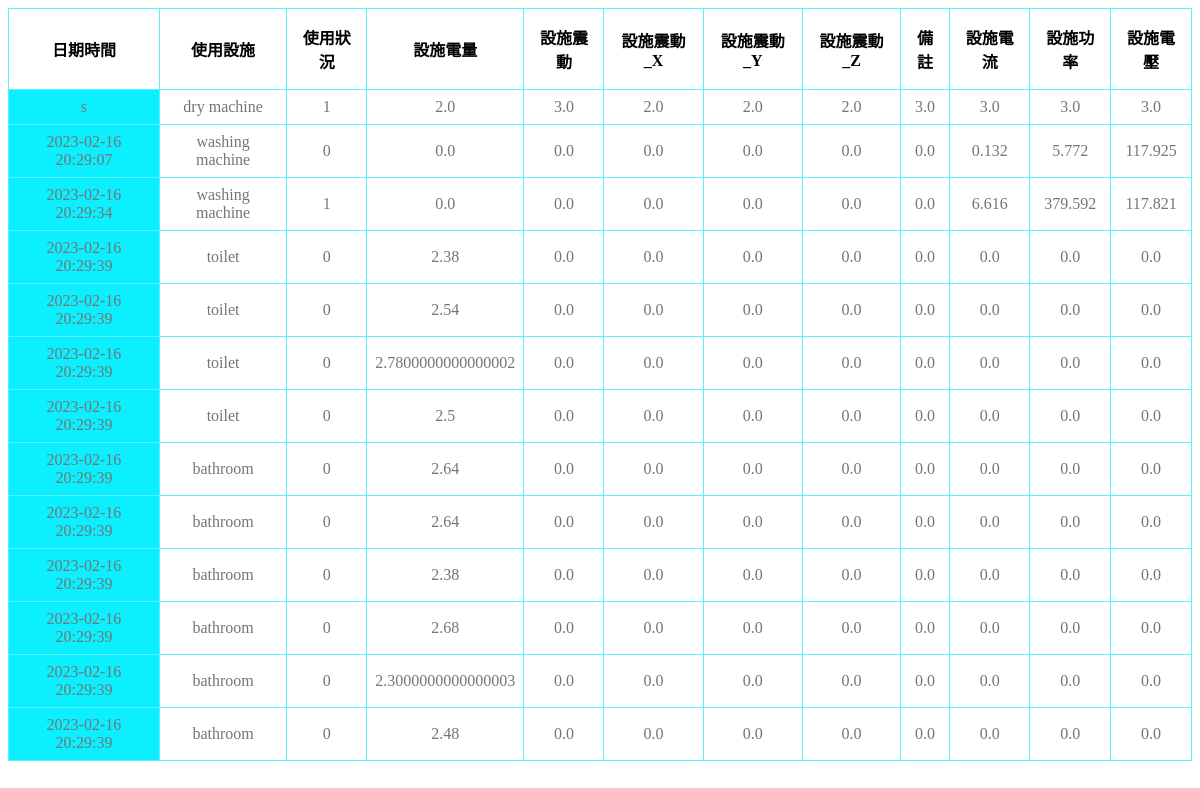
The page /dorm/info3/ on the database its author committed.
### dorm/models.py (models this page shows, shortened)
class facilities_thirdfloor(models.Model):
	Date = models.CharField(max_length = 30)
	facilities_name = models.CharField(max_length = 20)
	facilities_useage = models.CharField(max_length = 10)
	battery = models.FloatField()
	Acce_X = models.FloatField()
	Acce_Y = models.FloatField()
	Acce_Z = models.FloatField()
	Acce = models.FloatField()
	Temp = models.FloatField()
	Current = models.FloatField()
	Voltage = models.FloatField()
	Power = models.FloatField()

### dorm/views.py (the view)
# urls.py: path('info3/', views.FacilitiesViewSet3.get, name='dorm'),
    def get(request):
        template_name = 'dorm.html'
        queryset = facilities_thirdfloor.objects.all()
        return render(request, template_name, {"context":queryset})

### dorm/templates/dorm.html (shortened to what this page needs)
<!DOCTYPE html>
<html lang="en">
<head>
    {% load static %}
    <link rel="stylesheet" href="{% static '/css/dorm.css' %}">
</head>
<body>
    {% load static %}
    <table>
        <thead>
            <tr>
                <th>日期時間</th>
                <th>使用設施</th>
                <th>使用狀況</th>
                <th>設施電量</th>
                <th>設施震動</th>
                <th>設施震動_X</th>
                <th>設施震動_Y</th>
                <th>設施震動_Z</th>
                <th>備註</th>
                <th>設施電流</th>
                <th>設施功率</th>
                <th>設施電壓</th>
            </tr>
        </thead>
        <tbody>
            {% for data in context%}
                <tr>
                    <td class='date'>{{ data.Date }}</td>
                    <td class='facilities name'>{{ data.facilities_name }}</td>
                    <td class='facilities useage'>{{ data.facilities_useage }}</td>
                    <td class='facilities battery'>{{ data.battery }}</td>
                    <td class='facilities Acce'>{{ data.Acce }}</td>
                    <td class='facilities Acce_X'>{{ data.Acce_X }}</td>
                    <td class='facilities Acce_Y'>{{ data.Acce_Y }}</td>
                    <td class='facilities Acce_Z'>{{ data.Acce_Z }}</td>
                    <td class='facilities Temp'>{{ data.Temp }}</td>
                    <td class='facilities Current'>{{ data.Current }}</td>
                    <td class='facilities Power'>{{ data.Power }}</td>
                    <td class='facilities Voltage'>{{ data.Voltage }}</td>
                </tr>
            {% endfor%}
        </tbody>
    </table>
</body>
</html>

### dorm/static/css/dorm.css (style rules this page uses)
table { border: 0; border-collapse: collapse; border-radius: 8px; width: 100%; }
th { border: solid 1px #5ceffe; padding: 16px 8px; }
td { border: solid 1px #5ceffe; text-align: center; padding: 8px; color: #757575; }
.date { background-color: #0ceffe; }

### rows shown on the page
facilities_thirdfloor: Date "s", facilities_name "dry machine", facilities_useage "1", battery "2.0", Acce "3.0", Acce_X "2.0", Acce_Y "2.0", Acce_Z "2.0", Temp "3.0", Current "3.0", Power "3.0", Voltage "3.0"
facilities_thirdfloor: Date "2023-02-16 20:29:07", facilities_name "washing machine", facilities_useage "0", battery "0.0", Acce "0.0", Acce_X "0.0", Acce_Y "0.0", Acce_Z "0.0", Temp "0.0", Current "0.132", Power "5.772", Voltage "117.925"
facilities_thirdfloor: Date "2023-02-16 20:29:34", facilities_name "washing machine", facilities_useage "1", battery "0.0", Acce "0.0", Acce_X "0.0", Acce_Y "0.0", Acce_Z "0.0", Temp "0.0", Current "6.616", Power "379.592", Voltage "117.821"
facilities_thirdfloor: Date "2023-02-16 20:29:39", facilities_name "toilet", facilities_useage "0", battery "2.38", Acce "0.0", Acce_X "0.0", Acce_Y "0.0", Acce_Z "0.0", Temp "0.0", Current "0.0", Power "0.0", Voltage "0.0"
facilities_thirdfloor: Date "2023-02-16 20:29:39", facilities_name "toilet", facilities_useage "0", battery "2.54", Acce "0.0", Acce_X "0.0", Acce_Y "0.0", Acce_Z "0.0", Temp "0.0", Current "0.0", Power "0.0", Voltage "0.0"
facilities_thirdfloor: Date "2023-02-16 20:29:39", facilities_name "toilet", facilities_useage "0", battery "2.7800000000000002", Acce "0.0", Acce_X "0.0", Acce_Y "0.0", Acce_Z "0.0", Temp "0.0", Current "0.0", Power "0.0", Voltage "0.0"
facilities_thirdfloor: Date "2023-02-16 20:29:39", facilities_name "toilet", facilities_useage "0", battery "2.5", Acce "0.0", Acce_X "0.0", Acce_Y "0.0", Acce_Z "0.0", Temp "0.0", Current "0.0", Power "0.0", Voltage "0.0"
facilities_thirdfloor: Date "2023-02-16 20:29:39", facilities_name "bathroom", facilities_useage "0", battery "2.64", Acce "0.0", Acce_X "0.0", Acce_Y "0.0", Acce_Z "0.0", Temp "0.0", Current "0.0", Power "0.0", Voltage "0.0"
facilities_thirdfloor: Date "2023-02-16 20:29:39", facilities_name "bathroom", facilities_useage "0", battery "2.64", Acce "0.0", Acce_X "0.0", Acce_Y "0.0", Acce_Z "0.0", Temp "0.0", Current "0.0", Power "0.0", Voltage "0.0"
facilities_thirdfloor: Date "2023-02-16 20:29:39", facilities_name "bathroom", facilities_useage "0", battery "2.38", Acce "0.0", Acce_X "0.0", Acce_Y "0.0", Acce_Z "0.0", Temp "0.0", Current "0.0", Power "0.0", Voltage "0.0"
facilities_thirdfloor: Date "2023-02-16 20:29:39", facilities_name "bathroom", facilities_useage "0", battery "2.68", Acce "0.0", Acce_X "0.0", Acce_Y "0.0", Acce_Z "0.0", Temp "0.0", Current "0.0", Power "0.0", Voltage "0.0"
facilities_thirdfloor: Date "2023-02-16 20:29:39", facilities_name "bathroom", facilities_useage "0", battery "2.3000000000000003", Acce "0.0", Acce_X "0.0", Acce_Y "0.0", Acce_Z "0.0", Temp "0.0", Current "0.0", Power "0.0", Voltage "0.0"
facilities_thirdfloor: Date "2023-02-16 20:29:39", facilities_name "bathroom", facilities_useage "0", battery "2.48", Acce "0.0", Acce_X "0.0", Acce_Y "0.0", Acce_Z "0.0", Temp "0.0", Current "0.0", Power "0.0", Voltage "0.0"
